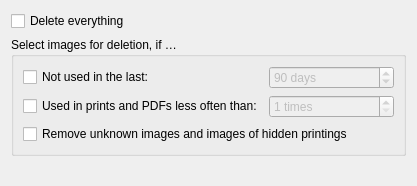
<?xml version="1.0" encoding="UTF-8"?>
<ui version="4.0">
 <class>FilterSetupPage</class>
 <widget class="QWizardPage" name="FilterSetupPage">
  <property name="geometry">
   <rect>
    <x>0</x>
    <y>0</y>
    <width>417</width>
    <height>186</height>
   </rect>
  </property>
  <property name="title">
   <string>Cleanup locally stored card images</string>
  </property>
  <property name="subTitle">
   <string>This wizard can be used to remove unwanted card images currently stored on your computer. You can enable automatic cleanup conditions below, to preselect images for removal.</string>
  </property>
  <layout class="QVBoxLayout" name="verticalLayout">
   <item>
    <widget class="QCheckBox" name="delete_everything_checkbox">
     <property name="text">
      <string>Delete everything</string>
     </property>
     <property name="icon">
      <iconset theme="edit-delete"/>
     </property>
    </widget>
   </item>
   <item>
    <widget class="QGroupBox" name="individual_filter_group">
     <property name="toolTip">
      <string>Select images for removal based on any matching criterion.</string>
     </property>
     <property name="title">
      <string>Select images for deletion, if …</string>
     </property>
     <layout class="QGridLayout" name="gridLayout_2">
      <item row="1" column="0">
       <widget class="QCheckBox" name="count_filter_enabled_checkbox">
        <property name="text">
         <string>Used in prints and PDFs less often than:</string>
        </property>
       </widget>
      </item>
      <item row="0" column="0">
       <widget class="QCheckBox" name="time_filter_enabled_checkbox">
        <property name="text">
         <string>Not used in the last:</string>
        </property>
       </widget>
      </item>
      <item row="0" column="1">
       <widget class="QSpinBox" name="time_filter_value_spinbox">
        <property name="enabled">
         <bool>false</bool>
        </property>
        <property name="suffix">
         <string> days</string>
        </property>
        <property name="maximum">
         <number>10000</number>
        </property>
        <property name="value">
         <number>90</number>
        </property>
       </widget>
      </item>
      <item row="1" column="1">
       <widget class="QSpinBox" name="count_filter_value_spinbox">
        <property name="enabled">
         <bool>false</bool>
        </property>
        <property name="suffix">
         <string> times</string>
        </property>
        <property name="minimum">
         <number>1</number>
        </property>
        <property name="maximum">
         <number>10000</number>
        </property>
       </widget>
      </item>
      <item row="2" column="0" colspan="2">
       <widget class="QCheckBox" name="remove_unknown_cards_checkbox">
        <property name="toolTip">
         <string>Card images may become unknown, if printings are removed by Scryfall.
This filter also applies to cards and printings hidden by a card filter in the settings.
For example, if you downloaded images of silver-bordered cards and then configured the program to hide those,
all these images become hidden and will be removed.</string>
        </property>
        <property name="text">
         <string>Remove unknown images and images of hidden printings</string>
        </property>
       </widget>
      </item>
     </layout>
    </widget>
   </item>
   <item>
    <spacer name="verticalSpacer">
     <property name="orientation">
      <enum>Qt::Vertical</enum>
     </property>
     <property name="sizeHint" stdset="0">
      <size>
       <width>20</width>
       <height>40</height>
      </size>
     </property>
    </spacer>
   </item>
  </layout>
 </widget>
 <tabstops>
  <tabstop>delete_everything_checkbox</tabstop>
  <tabstop>time_filter_enabled_checkbox</tabstop>
  <tabstop>time_filter_value_spinbox</tabstop>
  <tabstop>count_filter_enabled_checkbox</tabstop>
  <tabstop>count_filter_value_spinbox</tabstop>
  <tabstop>remove_unknown_cards_checkbox</tabstop>
 </tabstops>
 <resources/>
 <connections>
  <connection>
   <sender>time_filter_enabled_checkbox</sender>
   <signal>toggled(bool)</signal>
   <receiver>time_filter_value_spinbox</receiver>
   <slot>setEnabled(bool)</slot>
   <hints>
    <hint type="sourcelabel">
     <x>156</x>
     <y>55</y>
    </hint>
    <hint type="destinationlabel">
     <x>514</x>
     <y>59</y>
    </hint>
   </hints>
  </connection>
  <connection>
   <sender>count_filter_enabled_checkbox</sender>
   <signal>toggled(bool)</signal>
   <receiver>count_filter_value_spinbox</receiver>
   <slot>setEnabled(bool)</slot>
   <hints>
    <hint type="sourcelabel">
     <x>155</x>
     <y>98</y>
    </hint>
    <hint type="destinationlabel">
     <x>384</x>
     <y>98</y>
    </hint>
   </hints>
  </connection>
  <connection>
   <sender>delete_everything_checkbox</sender>
   <signal>toggled(bool)</signal>
   <receiver>individual_filter_group</receiver>
   <slot>setDisabled(bool)</slot>
   <hints>
    <hint type="sourcelabel">
     <x>256</x>
     <y>25</y>
    </hint>
    <hint type="destinationlabel">
     <x>268</x>
     <y>40</y>
    </hint>
   </hints>
  </connection>
 </connections>
</ui>
